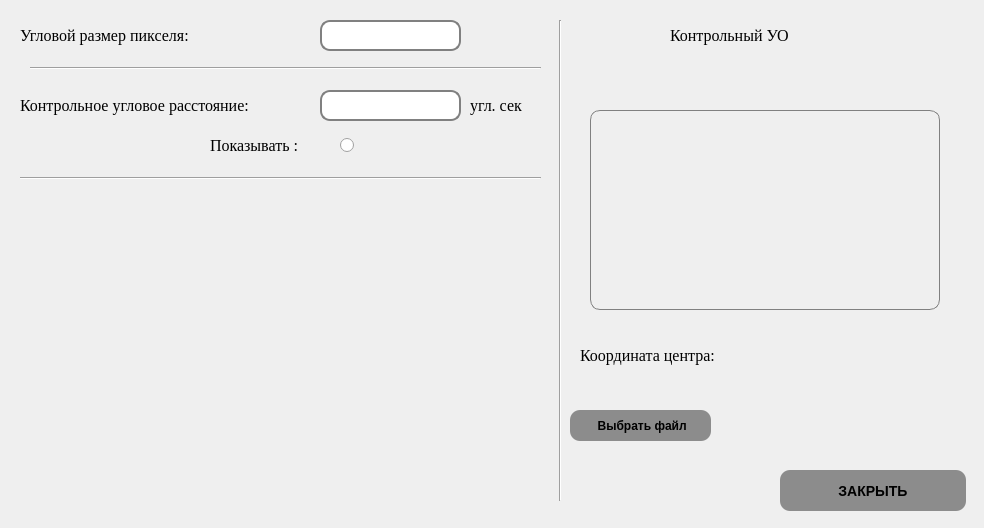
<?xml version="1.0" encoding="UTF-8"?>
<ui version="4.0">
 <class>Dialog</class>
 <widget class="QDialog" name="Dialog">
  <property name="geometry">
   <rect>
    <x>0</x>
    <y>0</y>
    <width>984</width>
    <height>528</height>
   </rect>
  </property>
  <property name="windowTitle">
   <string>Параметры</string>
  </property>
  <widget class="QLabel" name="label_5">
   <property name="geometry">
    <rect>
     <x>20</x>
     <y>10</y>
     <width>251</width>
     <height>51</height>
    </rect>
   </property>
   <property name="font">
    <font>
     <family>Times New Roman</family>
     <pointsize>12</pointsize>
     <weight>50</weight>
     <italic>false</italic>
     <bold>false</bold>
    </font>
   </property>
   <property name="text">
    <string>Угловой размер пикселя:</string>
   </property>
  </widget>
  <widget class="QLineEdit" name="lineEdit">
   <property name="geometry">
    <rect>
     <x>320</x>
     <y>20</y>
     <width>141</width>
     <height>31</height>
    </rect>
   </property>
   <property name="font">
    <font>
     <pointsize>10</pointsize>
     <weight>75</weight>
     <bold>true</bold>
    </font>
   </property>
   <property name="layoutDirection">
    <enum>Qt::LeftToRight</enum>
   </property>
   <property name="autoFillBackground">
    <bool>false</bool>
   </property>
   <property name="styleSheet">
    <string notr="true">    border-radius: 10px;
border: 2px solid gray;</string>
   </property>
   <property name="text">
    <string/>
   </property>
   <property name="alignment">
    <set>Qt::AlignCenter</set>
   </property>
   <property name="clearButtonEnabled">
    <bool>false</bool>
   </property>
  </widget>
  <widget class="Line" name="line">
   <property name="geometry">
    <rect>
     <x>550</x>
     <y>20</y>
     <width>20</width>
     <height>481</height>
    </rect>
   </property>
   <property name="orientation">
    <enum>Qt::Vertical</enum>
   </property>
  </widget>
  <widget class="QLineEdit" name="lineEdit_2">
   <property name="geometry">
    <rect>
     <x>320</x>
     <y>90</y>
     <width>141</width>
     <height>31</height>
    </rect>
   </property>
   <property name="font">
    <font>
     <pointsize>10</pointsize>
     <weight>75</weight>
     <bold>true</bold>
    </font>
   </property>
   <property name="styleSheet">
    <string notr="true">    border-radius: 10px;
border: 2px solid gray;</string>
   </property>
   <property name="text">
    <string/>
   </property>
   <property name="alignment">
    <set>Qt::AlignCenter</set>
   </property>
   <property name="clearButtonEnabled">
    <bool>false</bool>
   </property>
  </widget>
  <widget class="QLabel" name="label_6">
   <property name="geometry">
    <rect>
     <x>20</x>
     <y>80</y>
     <width>291</width>
     <height>51</height>
    </rect>
   </property>
   <property name="font">
    <font>
     <family>Times New Roman</family>
     <pointsize>12</pointsize>
     <weight>50</weight>
     <italic>false</italic>
     <bold>false</bold>
    </font>
   </property>
   <property name="text">
    <string>Контрольное угловое расстояние:</string>
   </property>
  </widget>
  <widget class="QLabel" name="picture_label">
   <property name="geometry">
    <rect>
     <x>590</x>
     <y>110</y>
     <width>350</width>
     <height>200</height>
    </rect>
   </property>
   <property name="styleSheet">
    <string notr="true">border: 1px solid gray;
    border-radius: 10px;</string>
   </property>
   <property name="text">
    <string/>
   </property>
  </widget>
  <widget class="QLabel" name="label_7">
   <property name="geometry">
    <rect>
     <x>670</x>
     <y>10</y>
     <width>251</width>
     <height>51</height>
    </rect>
   </property>
   <property name="font">
    <font>
     <family>Times New Roman</family>
     <pointsize>12</pointsize>
     <weight>50</weight>
     <italic>false</italic>
     <bold>false</bold>
    </font>
   </property>
   <property name="text">
    <string>Контрольный УО</string>
   </property>
  </widget>
  <widget class="QPushButton" name="choose_kontr_file_button">
   <property name="geometry">
    <rect>
     <x>570</x>
     <y>410</y>
     <width>141</width>
     <height>31</height>
    </rect>
   </property>
   <property name="font">
    <font>
     <pointsize>-1</pointsize>
     <weight>75</weight>
     <italic>false</italic>
     <bold>true</bold>
    </font>
   </property>
   <property name="styleSheet">
    <string notr="true">#choose_kontr_file_button{   
 background-color: rgb(140,140,140);
    border-width: 2px;
    border-radius: 10px;
    font: bold 12px;
    min-width: 5em;
    padding: 6px;
}
	
#choose_kontr_file_button:hover {
	background-color: rgb(160,160,160);
}


#choose_kontr_file_button:pressed {
	background-color:  rgb(180,180,180);
}</string>
   </property>
   <property name="text">
    <string> Выбрать файл</string>
   </property>
  </widget>
  <widget class="QLabel" name="label_8">
   <property name="geometry">
    <rect>
     <x>210</x>
     <y>110</y>
     <width>121</width>
     <height>71</height>
    </rect>
   </property>
   <property name="font">
    <font>
     <family>Times New Roman</family>
     <pointsize>12</pointsize>
     <weight>50</weight>
     <italic>false</italic>
     <bold>false</bold>
    </font>
   </property>
   <property name="text">
    <string>Показывать :</string>
   </property>
  </widget>
  <widget class="Line" name="line_2">
   <property name="geometry">
    <rect>
     <x>20</x>
     <y>170</y>
     <width>521</width>
     <height>16</height>
    </rect>
   </property>
   <property name="orientation">
    <enum>Qt::Horizontal</enum>
   </property>
  </widget>
  <widget class="QRadioButton" name="radioButton">
   <property name="geometry">
    <rect>
     <x>340</x>
     <y>130</y>
     <width>41</width>
     <height>31</height>
    </rect>
   </property>
   <property name="font">
    <font>
     <stylestrategy>PreferAntialias</stylestrategy>
    </font>
   </property>
   <property name="styleSheet">
    <string notr="true">QRadioButton::indicator { width: 20px; height: 20px;};</string>
   </property>
   <property name="text">
    <string/>
   </property>
   <property name="iconSize">
    <size>
     <width>30</width>
     <height>30</height>
    </size>
   </property>
   <property name="checkable">
    <bool>true</bool>
   </property>
   <property name="autoExclusive">
    <bool>true</bool>
   </property>
  </widget>
  <widget class="Line" name="line_3">
   <property name="geometry">
    <rect>
     <x>30</x>
     <y>60</y>
     <width>511</width>
     <height>16</height>
    </rect>
   </property>
   <property name="orientation">
    <enum>Qt::Horizontal</enum>
   </property>
  </widget>
  <widget class="QLabel" name="label_9">
   <property name="geometry">
    <rect>
     <x>470</x>
     <y>70</y>
     <width>121</width>
     <height>71</height>
    </rect>
   </property>
   <property name="font">
    <font>
     <family>Times New Roman</family>
     <pointsize>12</pointsize>
     <weight>50</weight>
     <italic>false</italic>
     <bold>false</bold>
    </font>
   </property>
   <property name="text">
    <string>угл. сек</string>
   </property>
  </widget>
  <widget class="QLabel" name="label_10">
   <property name="geometry">
    <rect>
     <x>580</x>
     <y>330</y>
     <width>221</width>
     <height>51</height>
    </rect>
   </property>
   <property name="font">
    <font>
     <family>Times New Roman</family>
     <pointsize>12</pointsize>
     <weight>50</weight>
     <italic>false</italic>
     <bold>false</bold>
    </font>
   </property>
   <property name="text">
    <string>Координата центра:</string>
   </property>
  </widget>
  <widget class="QLabel" name="label">
   <property name="geometry">
    <rect>
     <x>760</x>
     <y>345</y>
     <width>141</width>
     <height>21</height>
    </rect>
   </property>
   <property name="font">
    <font>
     <pointsize>12</pointsize>
    </font>
   </property>
   <property name="text">
    <string/>
   </property>
  </widget>
  <widget class="QPushButton" name="close_button">
   <property name="geometry">
    <rect>
     <x>780</x>
     <y>470</y>
     <width>186</width>
     <height>41</height>
    </rect>
   </property>
   <property name="font">
    <font>
     <pointsize>-1</pointsize>
     <weight>75</weight>
     <italic>false</italic>
     <bold>true</bold>
    </font>
   </property>
   <property name="styleSheet">
    <string notr="true">#close_button{   
 background-color: rgb(140,140,140);
    border-width: 2px;
    border-radius: 10px;
    font: bold 14px;
    min-width: 10em;
    padding: 6px;
}
	
#close_button:hover {
	background-color: rgb(160,160,160);
}


#close_button:pressed {
	background-color:  rgb(180,180,180);
}</string>
   </property>
   <property name="text">
    <string>ЗАКРЫТЬ</string>
   </property>
  </widget>
  <widget class="QLabel" name="label_11">
   <property name="geometry">
    <rect>
     <x>620</x>
     <y>250</y>
     <width>291</width>
     <height>51</height>
    </rect>
   </property>
   <property name="font">
    <font>
     <family>Times New Roman</family>
     <pointsize>12</pointsize>
     <weight>50</weight>
     <italic>false</italic>
     <bold>false</bold>
    </font>
   </property>
   <property name="styleSheet">
    <string notr="true">
color: rgb(255, 0, 0);</string>
   </property>
   <property name="text">
    <string/>
   </property>
  </widget>
 </widget>
 <resources/>
 <connections/>
</ui>
